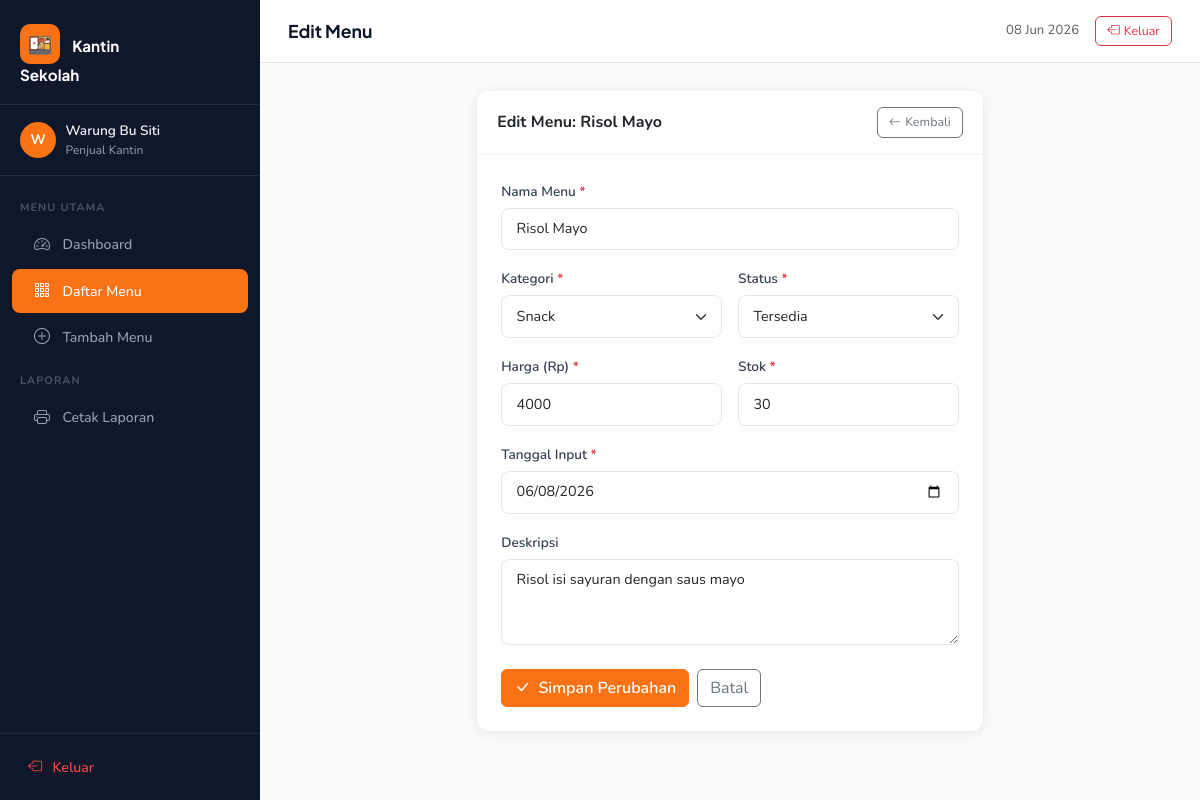
Page /manajemen_menu_kantin/menu/edit.php?id=4 (signed in) on the committed database.
### tables this page shows
CREATE TABLE IF NOT EXISTS menu (
    id            INT AUTO_INCREMENT PRIMARY KEY,
    user_id       INT NOT NULL,
    nama_menu     VARCHAR(100) NOT NULL,
    kategori_menu VARCHAR(50)  NOT NULL,
    harga         INT NOT NULL,
    stok          INT NOT NULL,
    status_menu   VARCHAR(50)  NOT NULL,
    deskripsi     TEXT,
    tanggal_input DATE NOT NULL,
    created_at    TIMESTAMP NULL DEFAULT CURRENT_TIMESTAMP,
    updated_at    TIMESTAMP NULL DEFAULT CURRENT_TIMESTAMP ON UPDATE CURRENT_TIMESTAMP,
    FOREIGN KEY (user_id) REFERENCES users(id) ON DELETE CASCADE
);

### manajemen_menu_kantin/menu/edit.php (the view, shortened to what this page needs)
<?php
require_once __DIR__ . '/../config/database.php';
$uid = $_SESSION['user_id'];
$id  = (int)($_GET['id'] ?? 0);
$stmt = $pdo->prepare("SELECT * FROM menu WHERE id = ? AND user_id = ?");
$stmt->execute([$id, $uid]);
$menu = $stmt->fetch();
$old = $_SESSION['form_old'] ?? $menu;
require_once __DIR__ . '/../config/layout_start.php';
?>
<div class="row justify-content-center">
    <div class="col-md-8 col-lg-7">
        <div class="card">
            <div class="card-header d-flex justify-content-between align-items-center">
                <span class="fw-bold">Edit Menu: <?= htmlspecialchars($menu['nama_menu']) ?></span>
                <a href="/manajemen_menu_kantin/menu/index.php" class="btn btn-sm btn-outline-secondary">
                    <i class="bi bi-arrow-left me-1"></i>Kembali
                </a>
            </div>
            <div class="card-body p-4">
                <form method="POST" action="/manajemen_menu_kantin/menu/update.php">
                    <div class="row g-3">
                        <div class="col-12">
                            <label class="form-label">Nama Menu <span class="text-danger">*</span></label>
                            <input type="text" name="nama_menu" class="form-control" required
                                   value="<?= htmlspecialchars($old['nama_menu']) ?>">
                        </div>
                        <div class="col-md-6">
                            <label class="form-label">Kategori <span class="text-danger">*</span></label>
                            <select name="kategori_menu" class="form-select" required>
                                <?php foreach (['Makanan','Minuman','Snack'] as $kat): ?>
                                <option value="<?= $kat ?>" <?= ($old['kategori_menu']===$kat)?'selected':'' ?>><?= $kat ?></option>
                                <?php endforeach; ?>
                            </select>
                        </div>
                        <div class="col-md-6">
                            <label class="form-label">Status <span class="text-danger">*</span></label>
                            <select name="status_menu" class="form-select" required>
                                <option value="Tersedia" <?= ($old['status_menu']==='Tersedia')?'selected':'' ?>>Tersedia</option>
                            </select>
                        </div>
                        <div class="col-md-6">
                            <label class="form-label">Harga (Rp) <span class="text-danger">*</span></label>
                            <input type="number" name="harga" class="form-control" min="0" required
                                   value="<?= htmlspecialchars($old['harga']) ?>">
                        </div>
                        <div class="col-md-6">
                            <label class="form-label">Stok <span class="text-danger">*</span></label>
                            <input type="number" name="stok" class="form-control" min="0" required
                                   value="<?= htmlspecialchars($old['stok']) ?>">
                        </div>
                        <div class="col-12">
                            <label class="form-label">Tanggal Input <span class="text-danger">*</span></label>
                            <input type="date" name="tanggal_input" class="form-control" required
                                   value="<?= htmlspecialchars($old['tanggal_input']) ?>">
                        </div>
                        <div class="col-12">
                            <label class="form-label">Deskripsi</label>
                            <textarea name="deskripsi" class="form-control" rows="3"><?= htmlspecialchars($old['deskripsi'] ?? '') ?></textarea>
                        </div>
                    </div>
                    <div class="d-flex gap-2 mt-4">
                        <button type="submit" class="btn btn-primary">
                            <i class="bi bi-check-lg me-1"></i> Simpan Perubahan
                        </button>
                        <a href="/manajemen_menu_kantin/menu/index.php" class="btn btn-outline-secondary">Batal</a>
                    </div>
                </form>
            </div>
        </div>
    </div>
</div>
<?php require_once __DIR__ . '/../config/layout_end.php'; ?>

### manajemen_menu_kantin/assets/css/style.css (style rules this page uses)
:root { --primary: #f97316; --primary-dk: #ea580c; --primary-lt: #fff7ed; --secondary: #0f172a; --success: #16a34a; --danger: #dc2626; --warning: #d97706; --sidebar-w: 260px; --radius: 12px; --shadow: 0 2px 12px rgba(0,0,0,.08); --shadow-lg: 0 8px 30px rgba(0,0,0,.12); }
* { box-sizing: border-box; }
body { font-family: 'Nunito', sans-serif; background: #f8fafc; color: #1e293b; margin: 0; }
.card { border: none; border-radius: var(--radius); box-shadow: var(--shadow); }
.card-header { background: #fff; border-bottom: 1px solid #f1f5f9; border-radius: var(--radius) var(--radius) 0 0 !important; padding: 1rem 1.25rem; }
.btn-primary { background: var(--primary) !important; border-color: var(--primary) !important; font-weight: 600; }
.btn-sm { font-size: .78rem; padding: .3rem .7rem; border-radius: 6px; }
.form-control, .form-select { border-radius: 8px; border: 1.5px solid #e2e8f0; font-size: .9rem; padding: .6rem .9rem; }
.form-label { font-weight: 600; font-size: .85rem; color: #374151; margin-bottom: .35rem; }

### rows in the picture
menu: nama_menu "Risol Mayo", kategori_menu "Snack", status_menu "Tersedia", harga "4000", stok "30", tanggal_input "06/08/2026", deskripsi "Risol isi sayuran dengan saus mayo"

### other values in the picture
getInitial($_SESSION['user_name']) "W"
$_SESSION['user_name'] "Warung Bu Siti"
$pageTitle "Edit Menu"
